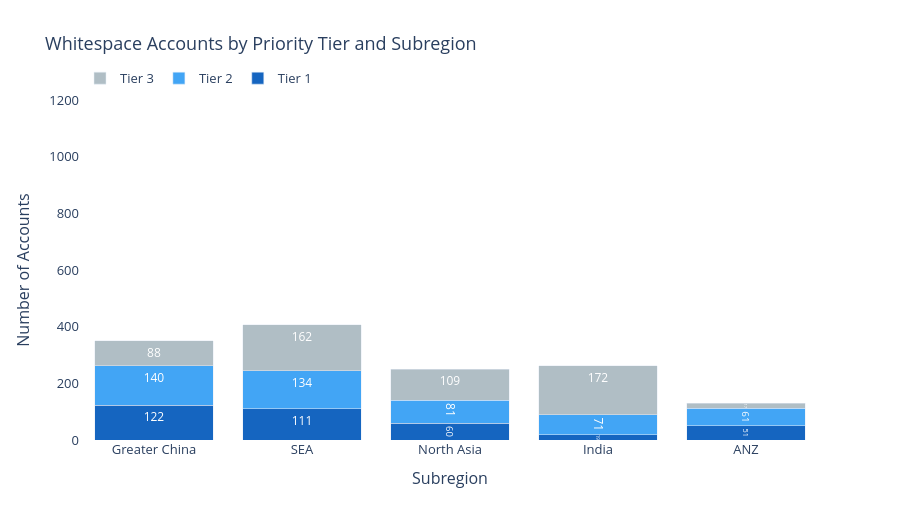

Write notebook code for a chart like this one.
### Markdown cell above
## 6. Tier Distribution Chart

### Code cell
subregion_order = ["Greater China", "SEA", "North Asia", "India", "ANZ"]
tier_colors = {"Tier 1": "#1565C0", "Tier 2": "#42A5F5", "Tier 3": "#B0BEC5"}

fig_tiers = go.Figure()

for tier in ["Tier 1", "Tier 2", "Tier 3"]:
    values = [int(pivot.loc[s, tier]) if tier in pivot.columns else 0 for s in subregion_order]
    fig_tiers.add_trace(go.Bar(
        name=tier,
        x=subregion_order,
        y=values,
        marker_color=tier_colors[tier],
        text=values,
        textposition="inside",
        textfont=dict(color="white", size=12)
    ))

fig_tiers.update_layout(
    title="Whitespace Accounts by Priority Tier and Subregion",
    barmode="stack",
    xaxis_title="Subregion",
    yaxis_title="Number of Accounts",
    yaxis=dict(range=[0, 1200]),
    height=520,
    font=dict(size=13),
    plot_bgcolor="white",
    paper_bgcolor="white",
    legend=dict(orientation="h", yanchor="bottom", y=1.02)
)

fig_tiers.show()
fig_tiers.write_image("../outputs/03_whitespace_tiers.png", width=900, height=520, scale=2)
print("Saved: ../outputs/03_whitespace_tiers.png")

### Figure 1 — Plotly figure (JSON) as saved in the notebook; plotly's stock layout.template omitted (floating-point values rounded to 4 significant figures)
{"data": [{"marker": {"color": "#1565C0"}, "name": "Tier 1", "text": ["122", "111", "60", "19", "51"], "textfont": {"color": "white", "size": 12}, "textposition": "inside", "type": "bar", "x": ["Greater China", "SEA", "North Asia", "India", "ANZ"], "y": [122, 111, 60, 19, 51]}, {"marker": {"color": "#42A5F5"}, "name": "Tier 2", "text": ["140", "134", "81", "71", "61"], "textfont": {"color": "white", "size": 12}, "textposition": "inside", "type": "bar", "x": ["Greater China", "SEA", "North Asia", "India", "ANZ"], "y": [140, 134, 81, 71, 61]}, {"marker": {"color": "#B0BEC5"}, "name": "Tier 3", "text": ["88", "162", "109", "172", "17"], "textfont": {"color": "white", "size": 12}, "textposition": "inside", "type": "bar", "x": ["Greater China", "SEA", "North Asia", "India", "ANZ"], "y": [88, 162, 109, 172, 17]}], "layout": {"barmode": "stack", "font": {"size": 13}, "height": 520, "legend": {"orientation": "h", "y": 1.02, "yanchor": "bottom"}, "paper_bgcolor": "white", "plot_bgcolor": "white", "title": {"text": "Whitespace Accounts by Priority Tier and Subregion"}, "xaxis": {"title": {"text": "Subregion"}}, "yaxis": {"range": [0, 1200], "title": {"text": "Number of Accounts"}}}}
